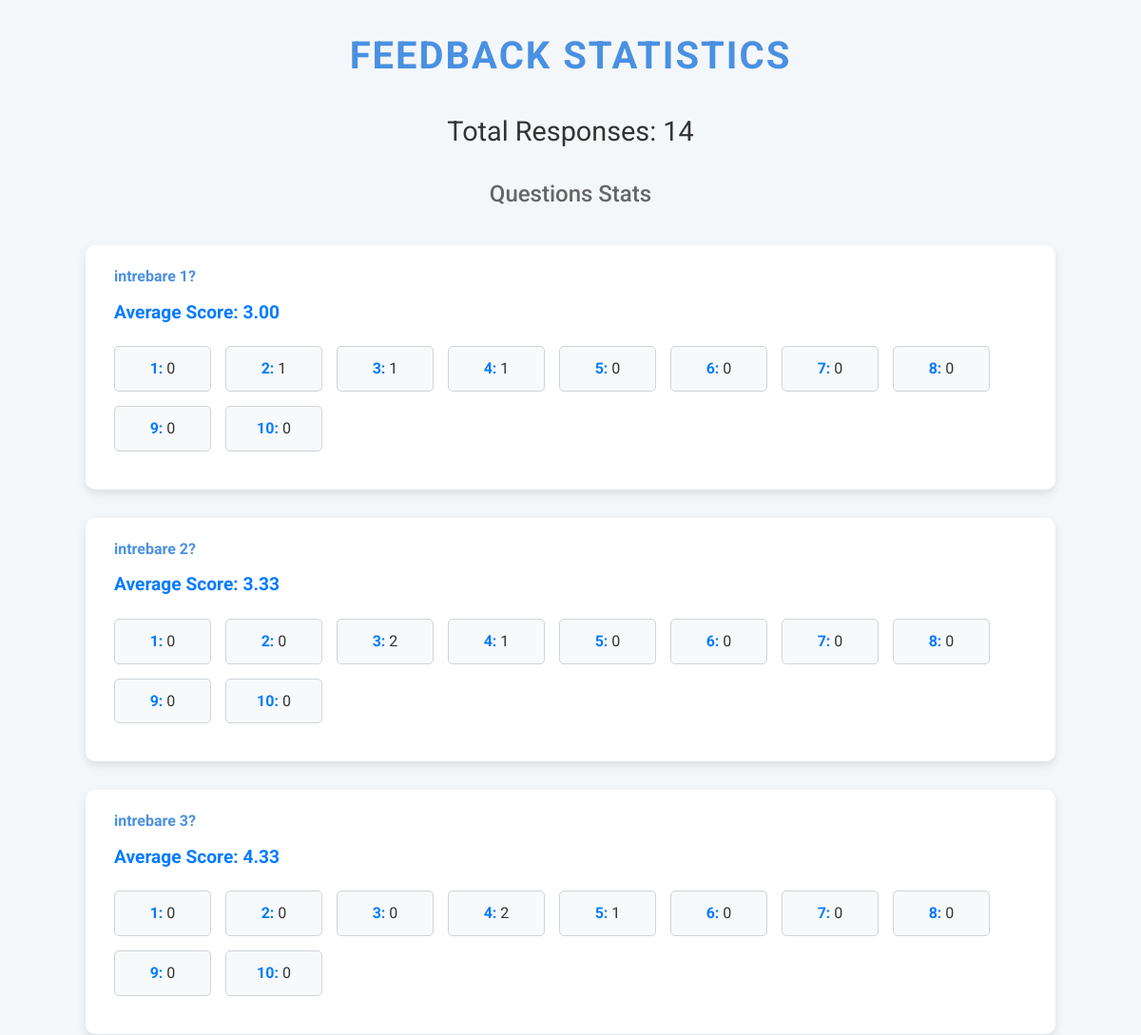
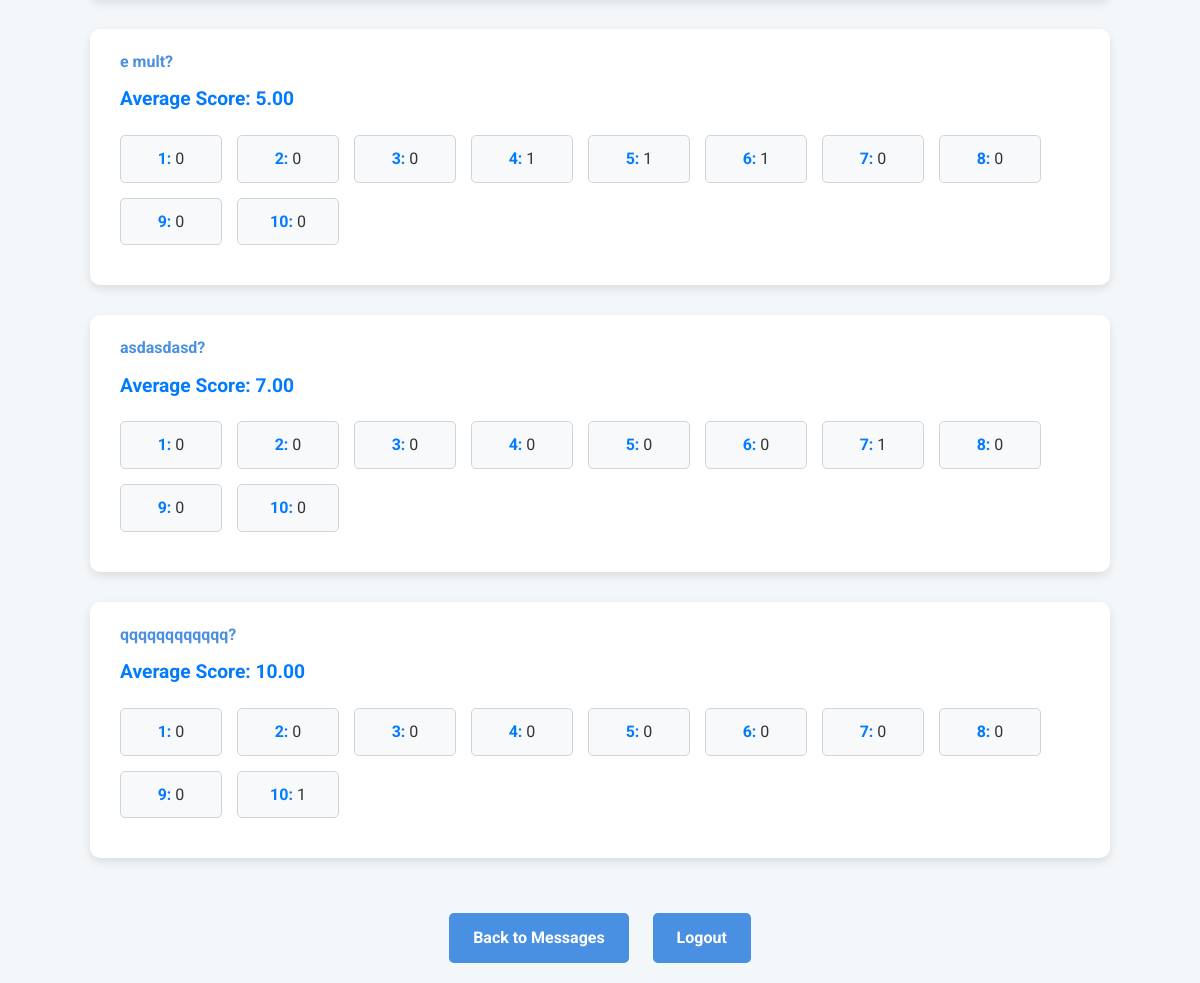
Before: /statistics (signed in) with the older database file (2 pictures, top to bottom).
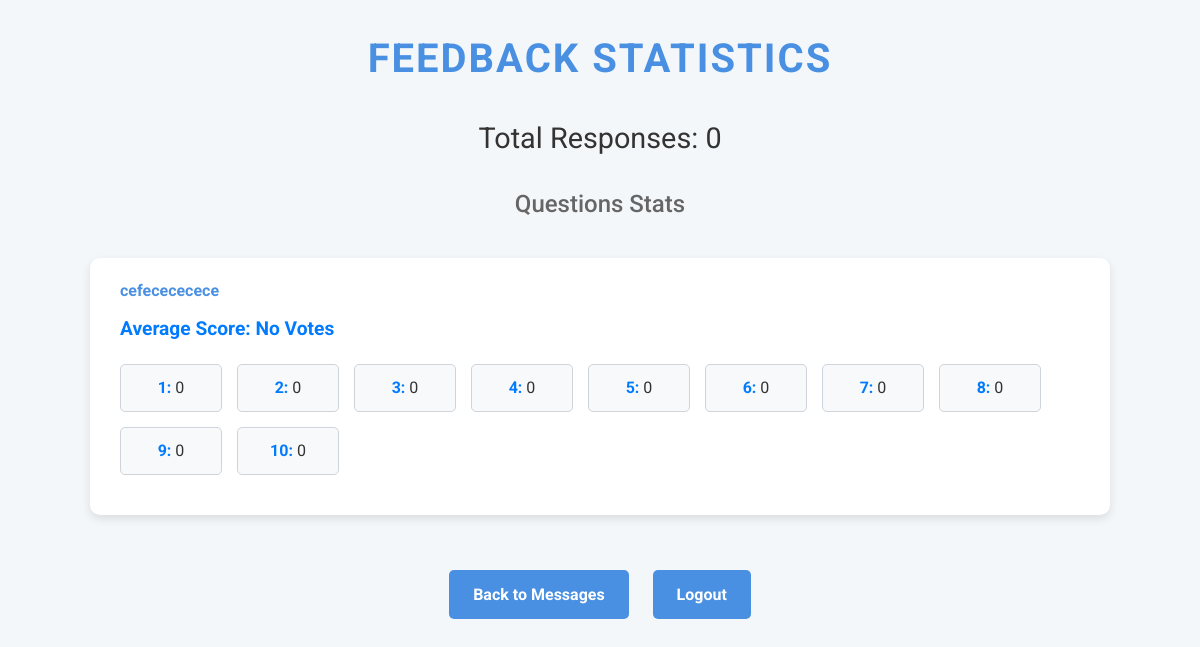
After: the same page with the newer database file.
### app.py (models this page shows, shortened)
class Question(db.Model):
    id = db.Column(db.Integer, primary_key=True)
    text = db.Column(db.String(255),  nullable=False)

### app.py (the view)
@app.route('/statistics', methods=['GET'])
@login_required
def statistics():
    all_answers = UserAnswer.query.all()
    all_additional_texts = AdditionalText.query.all()  # This retrieves all the messages
    all_questions = Question.query.all()
    statistics = {
        'total': len(all_answers),
        'question_stats': {},
        'averages': {}  # Store averages for each question
    }
    emoji_mapping = {
        '1': 'Very Poor',
        '2': 'Poor',
        '3': 'Fair',
        '4': 'Below average',
        '5': 'Average',
        '6': 'Good',
        '7': 'Very Good',
        '8': 'Excellent',
        '9': 'Exceptional',
        '10': 'Perfect'
    }
    for question in all_questions:
        question_answers = [answer for answer in all_answers if answer.question == question.text]  # Use question.text
        counts = {
            'Very Poor': sum(1 for a in question_answers if a.answer == '1'),
            'Poor': sum(1 for a in question_answers if a.answer == '2'),
            'Fair': sum(1 for a in question_answers if a.answer == '3'),
            'Below average': sum(1 for a in question_answers if a.answer == '4'),
            'Average': sum(1 for a in question_answers if a.answer == '5'),
            'Good': sum(1 for a in question_answers if a.answer == '6'),
            'Very Good': sum(1 for a in question_answers if a.answer == '7'),
            'Excellent': sum(1 for a in question_answers if a.answer == '8'),
            'Exceptional': sum(1 for a in question_answers if a.answer == '9'),
            'Perfect': sum(1 for a in question_answers if a.answer == '10'),
        }
        statistics['question_stats'][question.text] = counts  # Use question.text for the key
        total_score = 0
        answer_count = 0
        for answer in question_answers:
            try:
                total_score += int(answer.answer)  # Convert the answer to an integer
                answer_count += 1
            except ValueError:
                pass  # Skip any non-numeric values
        average = total_score / answer_count if answer_count > 0 else 'No Votes'
        statistics['averages'][question.text] = "{:.2f}".format(average) if isinstance(average, float) else average
    return render_template('statistics.html', statistics=statistics, additional_texts=all_additional_texts)

### app.py (called while the page is built)
@login_manager.user_loader
def load_user(user_id):
    return db.session.get(User, int(user_id))

### templates/statistics.html (shortened to what this page needs)
<!DOCTYPE html>
<html lang="en">
<head>
</head>
<body>
    <h1>Feedback Statistics</h1>
    <h2>Total Responses: {{ statistics.total }}</h2>
    <h3>Questions Stats</h3>
    <ul>
        {% for question, counts in statistics.question_stats.items() %}
        <li>
            <strong>{{ question }}</strong>
            <div class="average">Average Score: {{ statistics.averages[question] }}</div>
            <div>
                <div class="grade-container">
                    <div class="grade-item">
                        <span class="grade-number">1:</span> {{ counts['Very Poor'] }}
                    </div>
                    <div class="grade-item">
                        <span class="grade-number">2:</span> {{ counts['Poor'] }}
                    </div>
                    <div class="grade-item">
                        <span class="grade-number">3:</span> {{ counts['Fair'] }}
                    </div>
                    <div class="grade-item">
                        <span class="grade-number">4:</span> {{ counts['Below average'] }}
                    </div>
                    <div class="grade-item">
                        <span class="grade-number">5:</span> {{ counts['Average'] }}
                    </div>
                    <div class="grade-item">
                        <span class="grade-number">6:</span> {{ counts['Good'] }}
                    </div>
                    <div class="grade-item">
                        <span class="grade-number">7:</span> {{ counts['Very Good'] }}
                    </div>
                    <div class="grade-item">
                        <span class="grade-number">8:</span> {{ counts['Excellent'] }}
                    </div>
                    <div class="grade-item">
                        <span class="grade-number">9:</span> {{ counts['Exceptional'] }}
                    </div>
                    <div class="grade-item">
                        <span class="grade-number">10:</span> {{ counts['Perfect'] }}
                    </div>
                </div>
            </div>
        </li>
        {% endfor %}
    </ul>
    <div class="button-container">
        <a href="{{ url_for('messages') }}">Back to Messages</a>
        <a href="{{ url_for('logout') }}">Logout</a>
    </div>
</body>
</html>

Changed rows visible on the page:
removed Question: text "intrebare 2?", text "3.33", counts "0", Poor "0", Fair "2", counts "1", Average "0", Good "0", Excellent "0", Exceptional "0", Perfect "0"
removed Question: text "intrebare 3?", text "4.33", counts "0", Poor "0", Fair "0", counts "2", Average "1", Good "0", Excellent "0", Exceptional "0", Perfect "0"
removed Question: text "e mult?", text "5.00", counts "0", Poor "0", Fair "0", counts "1", Average "1", Good "1", Excellent "0", Exceptional "0", Perfect "0"
removed Question: text "asdasdasd?", text "7.00", counts "0", Poor "0", Fair "0", Average "0", Good "0", counts "1", Excellent "0", Exceptional "0", Perfect "0"
removed Question: text "qqqqqqqqqqqq?", text "10.00", counts "0", Poor "0", Fair "0", Average "0", Good "0", Excellent "0", Exceptional "0", Perfect "1"
changed Question: text "intrebare 1?" → "cefecececece"; text "3.00" → "No Votes"; Poor "1" → "0"; Fair "1" → "0"; id "1" → "0"
Other visible differences:
{{ statistics.total }}: "14" → "0"
